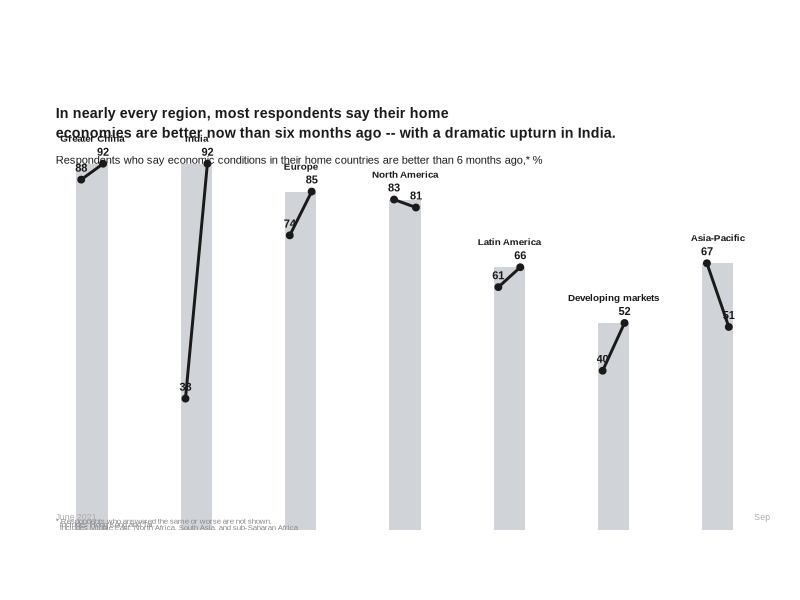

This figure's R source:
library(ggplot2)
library(svglite)
library(ragg)

# ── Data ─────────────────────────────────────────────────────────
df <- data.frame(
  region = c("Greater China", "India", "Europe", "North America",
             "Latin America", "Developing markets", "Asia-Pacific"),
  jun_2021 = c(88, 33, 74, 83, 61, 40, 67),
  sep_2021 = c(92, 92, 85, 81, 66, 52, 51)
)
df$max_val <- pmax(df$jun_2021, df$sep_2021)
df$x_pos <- seq_along(df$region)

bar_w  <- 0.30
x_min  <- min(df$x_pos) - 0.5
x_max  <- max(df$x_pos) + 0.5
x_left <- x_min + 0.15

# ─ Theme ────────────────────────────────────────────────────────
theme_set(
  theme_void(base_size = 10) +
    theme(
      plot.background = element_rect(fill = "white", color = NA),
      plot.margin     = margin(t = 5, r = 1.5, b = 3.5, l = 2, unit = "lines")
    )
)

# Build title as 2 explicit separate text objects to guarantee 2 lines
title_line1 <- "In nearly every region, most respondents say their home"
title_line2 <- "economies are better now than six months ago -- with a dramatic upturn in India."

p <- ggplot(df) +

  geom_text(
    data = data.frame(x = x_left, y = 106, label = title_line1),
    aes(x, y, label = label),
    size = 3.6, fontface = "bold", color = "#1a1a1a",
    hjust = 0, vjust = 1, family = "Arial"
  ) +
  geom_text(
    data = data.frame(x = x_left, y = 101, label = title_line2),
    aes(x, y, label = label),
    size = 3.6, fontface = "bold", color = "#1a1a1a",
    hjust = 0, vjust = 1, family = "Arial"
  ) +

  # ── Subtitle (left-aligned) ──
  geom_text(
    data = data.frame(
      x = x_left, y = 94,
      label = "Respondents who say economic conditions in their home countries are better than 6 months ago,* %"
    ),
    aes(x, y, label = label),
    size = 2.8, color = "#1a1a1a",
    hjust = 0, vjust = 1, family = "Arial"
  ) +

  # ── Bars ──
  geom_col(aes(x_pos, max_val), width = bar_w,
           fill = "#D0D3D8", color = NA) +

  # ── Dots + lines ──
  geom_point(aes(x = x_pos - bar_w * 0.35, y = jun_2021),
             size = 2, color = "#1a1a1a") +
  geom_point(aes(x = x_pos + bar_w * 0.35, y = sep_2021),
             size = 2, color = "#1a1a1a") +
  geom_segment(aes(x = x_pos - bar_w * 0.35, xend = x_pos + bar_w * 0.35,
                   y = jun_2021, yend = sep_2021),
               color = "#1a1a1a", linewidth = 1) +

  # ── Value labels ──
  geom_text(aes(x = x_pos - bar_w * 0.35, y = jun_2021 + 2, label = jun_2021),
            size = 2.8, fontface = "bold", color = "#1a1a1a",
            hjust = 0.5, vjust = 0, family = "Arial") +
  geom_text(aes(x = x_pos + bar_w * 0.35, y = sep_2021 + 2, label = sep_2021),
            size = 2.8, fontface = "bold", color = "#1a1a1a",
            hjust = 0.5, vjust = 0, family = "Arial") +

  # ── Region names ──
  geom_text(aes(x_pos, y = max_val + 5.5, label = region),
            size = 2.5, color = "#1a1a1a", fontface = "bold",
            hjust = 0.5, vjust = 0, family = "Arial") +

  # ── Bottom labels ──
  geom_text(
    data = data.frame(x = c(x_left, x_max - 0.15), y = c(4, 4),
                      label = c("June 2021", "Sept 2021")),
    aes(x, y, label = label),
    size = 2.2, color = "#aaaaaa",
    hjust = 0, vjust = 1, family = "Arial"
  ) +

  # ── Footnotes ──
  geom_text(
    data = data.frame(
      x = x_left, y = c(2.8, 2, 1.2),
      label = c(
        "* Respondents who answered the same or worse are not shown.",
        "  Includes Hong Kong and Tai.",
        "  Includes Middle East, North Africa, South Asia, and sub-Saharan Africa"
      )
    ),
    aes(x, y, label = label),
    size = 2, color = "#888888",
    hjust = 0, vjust = 1, family = "Arial"
  ) +

  scale_y_continuous(limits = c(0, 108), expand = c(0, 0)) +
  scale_x_continuous(limits = c(x_min, x_max), breaks = NULL, expand = c(0, 0))

ggsave(
  "workspace/viz-nature-figure-ggplot2/reproduction.svg",
  p, width = 11, height = 5.5, dpi = 300
)

cat("Done.\n")
